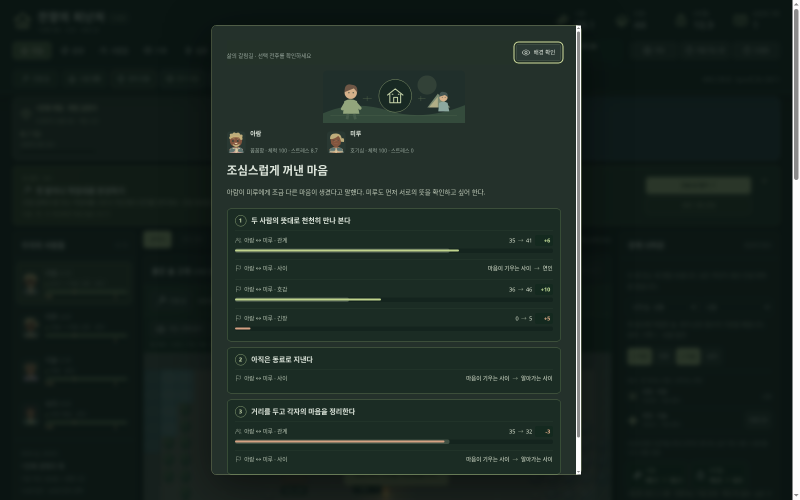
#> input picture releases/images/character-confession-1.9.png, 1600 x 1000 px (shown at 1/2 size)
$ python -i color_analysis.py   (imports and definitions only)
#> lines starting #> are read from the running program, lines starting #| are printed output that depends on the picture
#> further down, picture is the input picture: PIL image 1600x1000 RGB; mean R, G, B 26.8, 38.9, 33.6
"""sRGB/D65 CIE Lab (Delta E 76) over bounded, alpha-weighted color samples."""
import math
import re
from PIL import Image

REGIONS=('whole','person','background','torso')
COLOR_VERSION='lab-d65-palette64-sample128-v1'


def parse_hex(value):
    if not isinstance(value,str) or not re.fullmatch(r'#[0-9a-fA-F]{6}',value):raise ValueError('색상은 #RRGGBB 형식으로 입력하세요.')
    return tuple(int(value[i:i+2],16) for i in (1,3,5))


def rgb_lab(rgb):
    linear=[]
    for value in rgb:
        s=value/255.;linear.append(s/12.92 if s<=.04045 else ((s+.055)/1.055)**2.4)
    r,g,b=linear
    xyz=((.4124564*r+.3575761*g+.1804375*b)/.95047,(.2126729*r+.7151522*g+.072175*b),(.0193339*r+.119192*g+.9503041*b)/1.08883)
    f=lambda t:t**(1/3) if t>(6/29)**3 else t/(3*(6/29)**2)+4/29
    x,y,z=map(f,xyz)
    return min(100.,max(0.,116*y-16)),500*(x-y),200*(y-z)


def delta_e(a,b):return math.sqrt(sum((x-y)**2 for x,y in zip(a,b)))


def palette(image,mask=None):
    sample=image.convert('RGBA');sample.thumbnail((128,128),Image.Resampling.LANCZOS)
#> after `sample.thumbnail((128, 128), Image.Resampling.LANCZOS)`:
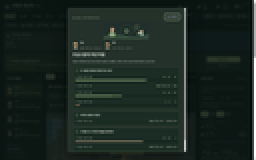
#> sample: PIL image 128x80 RGBA (shown 2 times larger); mean R, G, B, A 26.8, 38.9, 33.6, 255
    if mask is not None:
        mask=mask.convert('L').resize(sample.size,Image.Resampling.NEAREST)
        membership=list(mask.getdata())
    else:membership=None
    colors=[];weights=[]
    for i,(r,g,b,a) in enumerate(sample.getdata()):
        if a>=16 and (membership is None or membership[i]>=192):colors.append((r,g,b));weights.append(a)
#> this loop made 10240 passes
#> (r, g, b) on passes 1 to 3: (10, 21, 18), (10, 21, 18), (10, 21, 18)
#> after the loop, colors = 10240 items, first 6: (10, 21, 18), (10, 21, 18), (10, 21, 18), (10, 21, 18), (10, 21, 18), (10, 21, 18); weights = 10240 values from 255 to 255
    if not colors:return []
    # Invisible pixels never consume palette slots; alpha supplies integer weights.
    strip=Image.new('RGB',(len(colors),1));strip.putdata(colors)
    quantized=strip.quantize(colors=min(64,len(colors)),method=Image.Quantize.MEDIANCUT,dither=Image.Dither.NONE)
    histogram={}
    for index,weight in zip(quantized.getdata(),weights):histogram[index]=histogram.get(index,0)+weight
#> this loop made 10240 passes
#> index on passes 1 to 3: 58, 58, 58
#> after the loop, histogram = 64 items
    data=quantized.getpalette();total=sum(weights);result=[]
#> after `data = quantized.getpalette()`: data = 192 values, max 177 at index 1, min 5 at index 189, mean 31.23
#> after `total = sum(weights)`: total = 2611200
    for index,weight in sorted(histogram.items(),key=lambda pair:-pair[1]):
        rgb=tuple(data[index*3:index*3+3]);lab=rgb_lab(rgb)
        result.append(dict(hex='#'+''.join(f'{v:02x}' for v in rgb),l=lab[0],a=lab[1],b=lab[2],weight=weight,total=total))
#> this loop made 64 passes
#> (index, weight, rgb, r in rgb_lab, g in rgb_lab, b in rgb_lab, xyz in rgb_lab, x in rgb_lab) on passes 1 to 7: (52, 161670, (12, 22, 19), 0.00368, 0.00802, 0.00651, (0.00585, 0.00699, 0.00663), 0.183), (10, 158865, (36, 49, 43), 0.0176, 0.0307, 0.0242, (0.0238, 0.0275, 0.0248), 0.288), (5, 96645, (39, 52, 45), 0.0203, 0.0343, 0.0262, (0.0267, 0.0308, 0.027), 0.299), (20, 96645, (27, 44, 36), 0.011, 0.0252, 0.0176, (0.0176, 0.0216, 0.0183), 0.26), (62, 85680, (9, 20, 17), 0.00273, 0.007, 0.00561, (0.00488, 0.00599, 0.00571), 0.176), (58, 75735, (10, 21, 18), 0.00304, 0.0075, 0.00605, (0.00529, 0.00645, 0.00615), 0.179), (23, 74970, (26, 43, 35), 0.0103, 0.0242, 0.0168, (0.0168, 0.0207, 0.0175), 0.256)
#> (weight, rgb, r in rgb_lab, g in rgb_lab, b in rgb_lab, xyz in rgb_lab, x in rgb_lab, y in rgb_lab) on passes 9, 33: (66555, (36, 50, 41), 0.0176, 0.0319, 0.0222, (0.0239, 0.0282, 0.0232), 0.288, 0.304), (35955, (16, 27, 23), 0.00518, 0.011, 0.00857, (0.008, 0.00956, 0.00877), 0.2, 0.212)
#> after the loop, result = 64 items
    return result


def occupancy(bins,color,tolerance):
    target=rgb_lab(parse_hex(color));total=bins[0]['total'] if bins else 0
    return 100*sum(p['weight'] for p in bins if delta_e((p['l'],p['a'],p['b']),target)<=tolerance)/total if total else None

>>> from PIL import Image
>>> picture = Image.open('../releases/images/character-confession-1.9.png')
>>> result = palette(picture)
#> result = 64 items

$ run again, on releases/images/character-creator-1.9.png
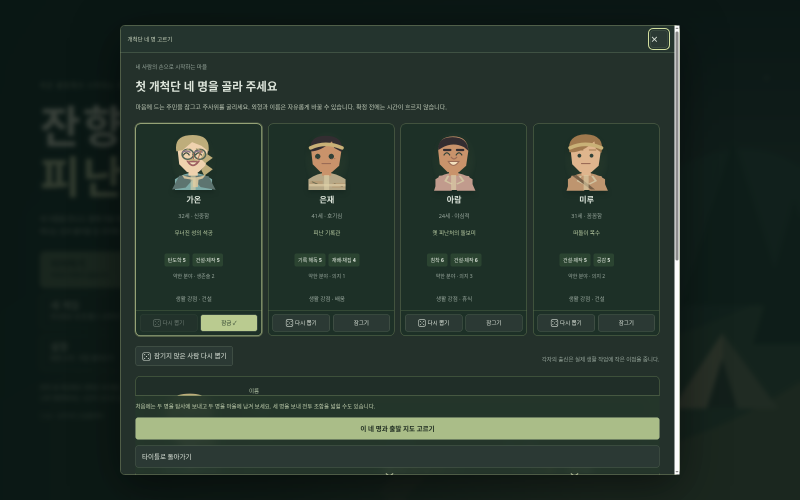
#> input picture releases/images/character-creator-1.9.png, 1600 x 1000 px (shown at 1/2 size)
#> picture is the input picture: PIL image 1600x1000 RGB; mean R, G, B 36.4, 50.4, 42
#> in palette, `sample.thumbnail((128, 128), Image.Resampling.LANCZOS)`:
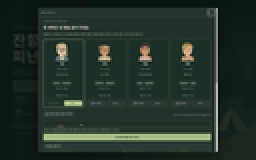
#> sample: PIL image 128x80 RGBA (shown 2 times larger); mean R, G, B, A 36.4, 50.4, 42, 255
#> the loop in palette, `for i,(r,g,b,a) in enumerate(sample.getdata()):` made 10240 passes
#> (r, g, b) on passes 1 to 3: (9, 23, 20), (9, 23, 20), (9, 23, 20)
#> after the loop in palette, `for i,(r,g,b,a) in enumerate(sample.getdata()):`: colors = 10240 items, first 6: (9, 23, 20), (9, 23, 20), (9, 23, 20), (9, 23, 20), (9, 23, 20), (9, 23, 20); weights = 10240 values from 255 to 255
#> the loop in palette, `for index,weight in zip(quantized.getdata(),weights):histogram[index]=..` made 10240 passes
#> index on passes 1 to 3: 58, 58, 58
#> after the loop in palette, `for index,weight in zip(quantized.getdata(),weights):histogram[index]=..`: histogram = 64 items
#> data = 192 values, max 195 at index 1, min 8 at index 183, mean 40.93
#> total = 2611200
#> the loop in palette, `for index,weight in sorted(histogram.items(),key=lambda pair:-pair[1]):` made 64 passes
#> (index, weight, rgb, r in rgb_lab, g in rgb_lab, b in rgb_lab, xyz in rgb_lab, x in rgb_lab) on passes 1 to 5: (31, 241995, (29, 48, 39), 0.0123, 0.0296, 0.0203, (0.0203, 0.0252, 0.0212), 0.273), (23, 171615, (36, 49, 43), 0.0176, 0.0307, 0.0242, (0.0238, 0.0275, 0.0248), 0.288), (57, 93840, (10, 23, 20), 0.00304, 0.00857, 0.007, (0.00587, 0.00728, 0.0071), 0.184), (34, 87465, (28, 47, 38), 0.0116, 0.0284, 0.0194, (0.0194, 0.0242, 0.0202), 0.269), (13, 69105, (39, 55, 46), 0.0203, 0.0382, 0.0273, (0.0284, 0.0336, 0.0284), 0.305)
#> after the loop in palette, `for index,weight in sorted(histogram.items(),key=lambda pair:-pair[1]):`: result = 64 items

$ run again, on releases/images/character-customization-1.9.png
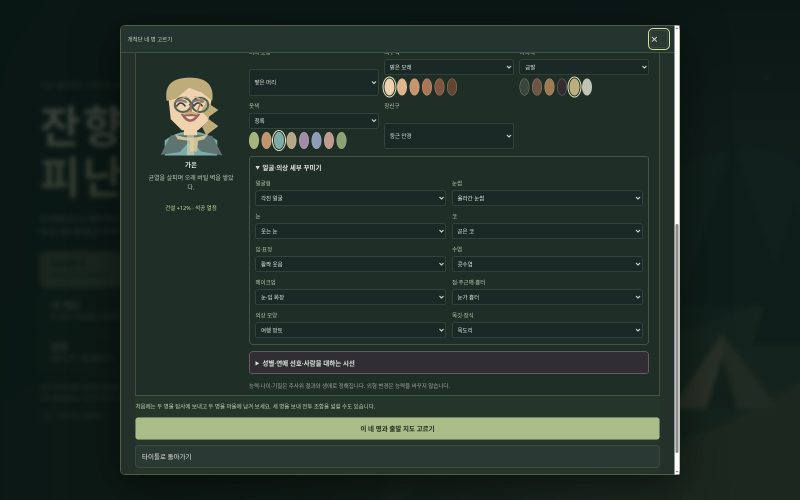
#> input picture releases/images/character-customization-1.9.png, 1600 x 1000 px (shown at 1/2 size)
#> picture is the input picture: PIL image 1600x1000 RGB; mean R, G, B 35.1, 48.1, 41.2
#> in palette, `sample.thumbnail((128, 128), Image.Resampling.LANCZOS)`:
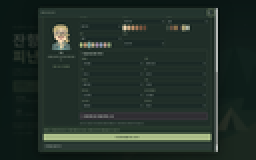
#> sample: PIL image 128x80 RGBA (shown 2 times larger); mean R, G, B, A 35.1, 48.1, 41.2, 255
#> the loop in palette, `for i,(r,g,b,a) in enumerate(sample.getdata()):` made 10240 passes
#> (r, g, b) on passes 1 to 3: (9, 23, 20), (9, 23, 20), (9, 23, 20)
#> after the loop in palette, `for i,(r,g,b,a) in enumerate(sample.getdata()):`: colors = 10240 items, first 6: (9, 23, 20), (9, 23, 20), (9, 23, 20), (9, 23, 20), (9, 23, 20), (9, 23, 20); weights = 10240 values from 255 to 255
#> the loop in palette, `for index,weight in zip(quantized.getdata(),weights):histogram[index]=..` made 10240 passes
#> index on passes 1 to 3: 59, 59, 59
#> after the loop in palette, `for index,weight in zip(quantized.getdata(),weights):histogram[index]=..`: histogram = 64 items
#> data = 192 values, max 195 at index 1, min 7 at index 189, mean 40.24
#> total = 2611200
#> the loop in palette, `for index,weight in sorted(histogram.items(),key=lambda pair:-pair[1]):` made 64 passes
#> (index, weight, rgb, r in rgb_lab, g in rgb_lab, b in rgb_lab, xyz in rgb_lab, x in rgb_lab) on passes 1 to 5: (28, 260100, (32, 46, 40), 0.0144, 0.0273, 0.0212, (0.0206, 0.0241, 0.0218), 0.274), (59, 89250, (10, 23, 20), 0.00304, 0.00857, 0.007, (0.00587, 0.00728, 0.0071), 0.184), (9, 87465, (39, 54, 46), 0.0203, 0.0369, 0.0273, (0.0279, 0.0327, 0.0282), 0.303), (47, 82620, (14, 29, 25), 0.00439, 0.0123, 0.00972, (0.00837, 0.0104, 0.00991), 0.203), (33, 82365, (31, 45, 39), 0.0137, 0.0262, 0.0203, (0.0197, 0.0231, 0.0208), 0.27)
#> after the loop in palette, `for index,weight in sorted(histogram.items(),key=lambda pair:-pair[1]):`: result = 64 items

$ run again, on releases/images/character-memories-1.9.png
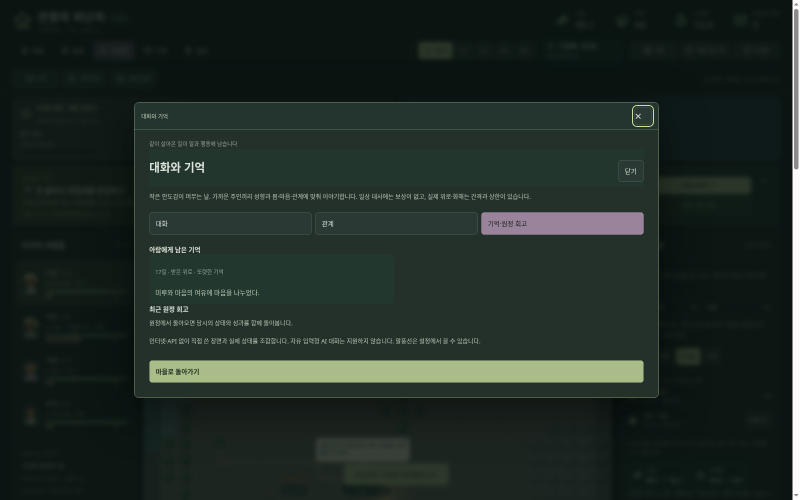
#> input picture releases/images/character-memories-1.9.png, 1600 x 1000 px (shown at 1/2 size)
#> picture is the input picture: PIL image 1600x1000 RGB; mean R, G, B 31.3, 43, 37.2
#> in palette, `sample.thumbnail((128, 128), Image.Resampling.LANCZOS)`:
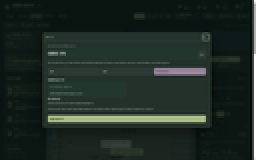
#> sample: PIL image 128x80 RGBA (shown 2 times larger); mean R, G, B, A 31.3, 43, 37.2, 255
#> the loop in palette, `for i,(r,g,b,a) in enumerate(sample.getdata()):` made 10240 passes
#> (r, g, b) on passes 1 to 3: (10, 21, 18), (10, 21, 18), (10, 21, 18)
#> after the loop in palette, `for i,(r,g,b,a) in enumerate(sample.getdata()):`: colors = 10240 items, first 6: (10, 21, 18), (10, 21, 18), (10, 21, 18), (10, 21, 18), (10, 21, 18), (10, 21, 18); weights = 10240 values from 255 to 255
#> the loop in palette, `for index,weight in zip(quantized.getdata(),weights):histogram[index]=..` made 10240 passes
#> index on passes 1 to 3: 56, 56, 56
#> after the loop in palette, `for index,weight in zip(quantized.getdata(),weights):histogram[index]=..`: histogram = 64 items
#> data = 192 values, max 211 at index 1, min 3 at index 189, mean 36.68
#> total = 2611200
#> the loop in palette, `for index,weight in sorted(histogram.items(),key=lambda pair:-pair[1]):` made 64 passes
#> (index, weight, rgb, r in rgb_lab, g in rgb_lab, b in rgb_lab, xyz in rgb_lab, x in rgb_lab) on passes 1 to 5: (56, 216495, (10, 21, 18), 0.00304, 0.0075, 0.00605, (0.00529, 0.00645, 0.00615), 0.179), (22, 194820, (36, 49, 43), 0.0176, 0.0307, 0.0242, (0.0238, 0.0275, 0.0248), 0.288), (51, 103530, (12, 22, 19), 0.00368, 0.00802, 0.00651, (0.00585, 0.00699, 0.00663), 0.183), (15, 84405, (34, 54, 46), 0.016, 0.0369, 0.0273, (0.026, 0.0318, 0.0282), 0.296), (1, 80325, (162, 165, 146), 0.361, 0.376, 0.287, (0.353, 0.367, 0.298), 0.707)
#> after the loop in palette, `for index,weight in sorted(histogram.items(),key=lambda pair:-pair[1]):`: result = 64 items
